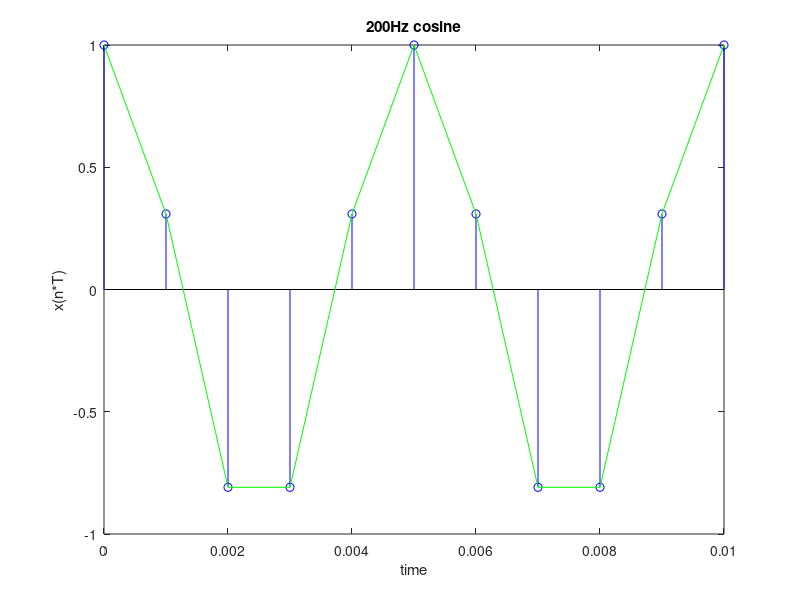

Recreate this plot in MATLAB.
N=100;
fs=1000;
T=1/fs;
f=200;
n=0:N-1;
x=cos(2*pi*f*n*T);

stem(n*T,x, "b");
hold on;

plot(n*T,x, "g");
axis([0 0.01 -1 1])

title('200Hz cosine')
xlabel('time');
ylabel('x(n*T)');
